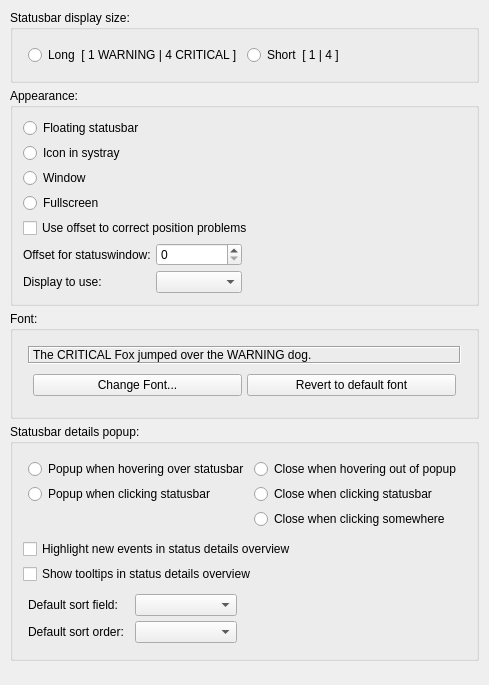
     <widget class="QWidget" name="tab_display">
      <property name="sizePolicy">
       <sizepolicy hsizetype="Minimum" vsizetype="Minimum">
        <horstretch>0</horstretch>
        <verstretch>0</verstretch>
       </sizepolicy>
      </property>
      <attribute name="title">
       <string>Display</string>
      </attribute>
      <layout class="QGridLayout" name="gridLayout_2">
       <property name="leftMargin">
        <number>10</number>
       </property>
       <property name="topMargin">
        <number>10</number>
       </property>
       <property name="rightMargin">
        <number>10</number>
       </property>
       <property name="bottomMargin">
        <number>10</number>
       </property>
       <property name="spacing">
        <number>5</number>
       </property>
       <item row="0" column="0">
        <widget class="QGroupBox" name="groupbox_display_size">
         <property name="sizePolicy">
          <sizepolicy hsizetype="Minimum" vsizetype="Minimum">
           <horstretch>0</horstretch>
           <verstretch>0</verstretch>
          </sizepolicy>
         </property>
         <property name="title">
          <string>Statusbar display size:</string>
         </property>
         <layout class="QHBoxLayout" name="horizontalLayout_5">
          <property name="spacing">
           <number>5</number>
          </property>
          <property name="leftMargin">
           <number>10</number>
          </property>
          <property name="topMargin">
           <number>10</number>
          </property>
          <property name="rightMargin">
           <number>10</number>
          </property>
          <property name="bottomMargin">
           <number>10</number>
          </property>
          <item>
           <layout class="QGridLayout" name="gridLayout_14">
            <property name="leftMargin">
             <number>5</number>
            </property>
            <property name="topMargin">
             <number>5</number>
            </property>
            <property name="rightMargin">
             <number>5</number>
            </property>
            <property name="bottomMargin">
             <number>5</number>
            </property>
            <property name="spacing">
             <number>5</number>
            </property>
            <item row="0" column="1">
             <widget class="QRadioButton" name="input_radiobutton_short_display">
              <property name="text">
               <string>Short  [ 1 | 4 ]</string>
              </property>
             </widget>
            </item>
            <item row="0" column="0">
             <widget class="QRadioButton" name="input_radiobutton_long_display">
              <property name="text">
               <string>Long  [ 1 WARNING | 4 CRITICAL ]</string>
              </property>
             </widget>
            </item>
           </layout>
          </item>
         </layout>
        </widget>
       </item>
       <item row="11" column="0">
        <spacer name="verticalSpacer_4">
         <property name="orientation">
          <enum>Qt::Vertical</enum>
         </property>
         <property name="sizeHint" stdset="0">
          <size>
           <width>0</width>
           <height>0</height>
          </size>
         </property>
        </spacer>
       </item>
       <item row="10" column="0">
        <widget class="QGroupBox" name="groupbox_detailed_summary_popup">
         <property name="sizePolicy">
          <sizepolicy hsizetype="Minimum" vsizetype="Minimum">
           <horstretch>0</horstretch>
           <verstretch>0</verstretch>
          </sizepolicy>
         </property>
         <property name="title">
          <string>Statusbar details popup:</string>
         </property>
         <layout class="QGridLayout" name="gridLayout_3">
          <property name="leftMargin">
           <number>10</number>
          </property>
          <property name="topMargin">
           <number>10</number>
          </property>
          <property name="rightMargin">
           <number>10</number>
          </property>
          <property name="bottomMargin">
           <number>10</number>
          </property>
          <property name="spacing">
           <number>5</number>
          </property>
          <item row="0" column="0" rowspan="2" colspan="2">
           <layout class="QGridLayout" name="gridLayout_13">
            <property name="leftMargin">
             <number>5</number>
            </property>
            <property name="topMargin">
             <number>5</number>
            </property>
            <property name="rightMargin">
             <number>5</number>
            </property>
            <property name="bottomMargin">
             <number>5</number>
            </property>
            <property name="spacing">
             <number>5</number>
            </property>
            <item row="1" column="1">
             <widget class="QRadioButton" name="input_radiobutton_close_details_clicking">
              <property name="text">
               <string>Close when clicking statusbar</string>
              </property>
              <attribute name="buttonGroup">
               <string notr="true">buttongroup_close_statusbar</string>
              </attribute>
             </widget>
            </item>
            <item row="1" column="0">
             <widget class="QRadioButton" name="input_radiobutton_popup_details_clicking">
              <property name="text">
               <string>Popup when clicking statusbar</string>
              </property>
              <attribute name="buttonGroup">
               <string notr="true">buttongroup_popup_statuswindow</string>
              </attribute>
             </widget>
            </item>
            <item row="0" column="0">
             <widget class="QRadioButton" name="input_radiobutton_popup_details_hover">
              <property name="text">
               <string>Popup when hovering over statusbar</string>
              </property>
              <attribute name="buttonGroup">
               <string notr="true">buttongroup_popup_statuswindow</string>
              </attribute>
             </widget>
            </item>
            <item row="0" column="1">
             <widget class="QRadioButton" name="input_radiobutton_close_details_hover">
              <property name="text">
               <string>Close when hovering out of popup</string>
              </property>
              <attribute name="buttonGroup">
               <string notr="true">buttongroup_close_statusbar</string>
              </attribute>
             </widget>
            </item>
            <item row="2" column="1">
             <widget class="QRadioButton" name="input_radiobutton_close_details_clicking_somewhere">
              <property name="text">
               <string>Close when clicking somewhere</string>
              </property>
              <attribute name="buttonGroup">
               <string notr="true">buttongroup_close_statusbar</string>
              </attribute>
             </widget>
            </item>
           </layout>
          </item>
          <item row="6" column="0" colspan="2">
           <widget class="QCheckBox" name="input_checkbox_highlight_new_events">
            <property name="text">
             <string>Highlight new events in status details overview</string>
            </property>
           </widget>
          </item>
          <item row="7" column="0" colspan="2">
           <widget class="QCheckBox" name="input_checkbox_show_tooltips">
            <property name="text">
             <string>Show tooltips in status details overview</string>
            </property>
           </widget>
          </item>
          <item row="8" column="0">
           <layout class="QGridLayout" name="gridLayout_15">
            <property name="leftMargin">
             <number>5</number>
            </property>
            <property name="topMargin">
             <number>5</number>
            </property>
            <property name="rightMargin">
             <number>5</number>
            </property>
            <property name="bottomMargin">
             <number>5</number>
            </property>
            <property name="spacing">
             <number>5</number>
            </property>
            <item row="0" column="1">
             <widget class="QComboBox" name="input_combobox_default_sort_field"/>
            </item>
            <item row="0" column="0">
             <widget class="QLabel" name="label_default_sort_field">
              <property name="text">
               <string>Default sort field:</string>
              </property>
             </widget>
            </item>
            <item row="1" column="0">
             <widget class="QLabel" name="label_default_sort_order">
              <property name="text">
               <string>Default sort order:</string>
              </property>
             </widget>
            </item>
            <item row="1" column="1">
             <widget class="QComboBox" name="input_combobox_default_sort_order"/>
            </item>
           </layout>
          </item>
         </layout>
        </widget>
       </item>
       <item row="2" column="0">
        <widget class="QGroupBox" name="groupbox_appearance">
         <property name="sizePolicy">
          <sizepolicy hsizetype="Minimum" vsizetype="Minimum">
           <horstretch>0</horstretch>
           <verstretch>0</verstretch>
          </sizepolicy>
         </property>
         <property name="title">
          <string>Appearance:</string>
         </property>
         <layout class="QGridLayout" name="gridLayout_17">
          <property name="leftMargin">
           <number>10</number>
          </property>
          <property name="topMargin">
           <number>10</number>
          </property>
          <property name="rightMargin">
           <number>10</number>
          </property>
          <property name="bottomMargin">
           <number>10</number>
          </property>
          <property name="spacing">
           <number>5</number>
          </property>
          <item row="1" column="0">
           <widget class="QRadioButton" name="input_radiobutton_icon_in_systray">
            <property name="text">
             <string>Icon in systray</string>
            </property>
           </widget>
          </item>
          <item row="7" column="0" colspan="2">
           <widget class="QCheckBox" name="input_checkbox_systray_offset_use">
            <property name="text">
             <string>Use offset to correct position problems</string>
            </property>
           </widget>
          </item>
          <item row="12" column="0">
           <layout class="QGridLayout" name="gridLayout_20">
            <item row="1" column="0">
             <widget class="QLabel" name="label_fullscreen_display">
              <property name="text">
               <string>Display to use:</string>
              </property>
             </widget>
            </item>
            <item row="0" column="0">
             <widget class="QLabel" name="label_offset_statuswindow">
              <property name="text">
               <string>Offset for statuswindow:</string>
              </property>
             </widget>
            </item>
            <item row="0" column="1">
             <widget class="QSpinBox" name="input_spinbox_systray_offset"/>
            </item>
            <item row="1" column="1">
             <widget class="QComboBox" name="input_combobox_fullscreen_display"/>
            </item>
           </layout>
          </item>
          <item row="5" column="0">
           <widget class="QRadioButton" name="input_radiobutton_fullscreen">
            <property name="text">
             <string>Fullscreen</string>
            </property>
           </widget>
          </item>
          <item row="0" column="0">
           <widget class="QRadioButton" name="input_radiobutton_statusbar_floating">
            <property name="text">
             <string>Floating statusbar</string>
            </property>
           </widget>
          </item>
          <item row="4" column="0">
           <widget class="QRadioButton" name="input_radiobutton_windowed">
            <property name="text">
             <string>Window</string>
            </property>
           </widget>
          </item>
         </layout>
        </widget>
       </item>
       <item row="4" column="0">
        <widget class="QGroupBox" name="groupbox_font">
         <property name="sizePolicy">
          <sizepolicy hsizetype="Minimum" vsizetype="Minimum">
           <horstretch>0</horstretch>
           <verstretch>0</verstretch>
          </sizepolicy>
         </property>
         <property name="title">
          <string>Font:</string>
         </property>
         <layout class="QVBoxLayout" name="verticalLayout_3">
          <property name="spacing">
           <number>5</number>
          </property>
          <property name="leftMargin">
           <number>10</number>
          </property>
          <property name="topMargin">
           <number>10</number>
          </property>
          <property name="rightMargin">
           <number>10</number>
          </property>
          <property name="bottomMargin">
           <number>10</number>
          </property>
          <item>
           <layout class="QVBoxLayout" name="verticalLayout_13">
            <property name="spacing">
             <number>5</number>
            </property>
            <property name="leftMargin">
             <number>5</number>
            </property>
            <property name="topMargin">
             <number>5</number>
            </property>
            <property name="rightMargin">
             <number>5</number>
            </property>
            <property name="bottomMargin">
             <number>5</number>
            </property>
            <item>
             <widget class="QLabel" name="label_font">
              <property name="frameShape">
               <enum>QFrame::Box</enum>
              </property>
              <property name="frameShadow">
               <enum>QFrame::Sunken</enum>
              </property>
              <property name="text">
               <string>The CRITICAL Fox jumped over the WARNING dog.</string>
              </property>
              <property name="wordWrap">
               <bool>true</bool>
              </property>
             </widget>
            </item>
            <item>
             <layout class="QHBoxLayout" name="horizontalLayout_6">
              <property name="leftMargin">
               <number>5</number>
              </property>
              <property name="topMargin">
               <number>5</number>
              </property>
              <property name="rightMargin">
               <number>5</number>
              </property>
              <property name="bottomMargin">
               <number>5</number>
              </property>
              <item>
               <widget class="QPushButton" name="button_fontchooser">
                <property name="text">
                 <string>Change Font...</string>
                </property>
               </widget>
              </item>
              <item>
               <widget class="QPushButton" name="button_default_font">
                <property name="text">
                 <string>Revert to default font</string>
                </property>
               </widget>
              </item>
             </layout>
            </item>
           </layout>
          </item>
         </layout>
        </widget>
       </item>
      </layout>
     </widget>
